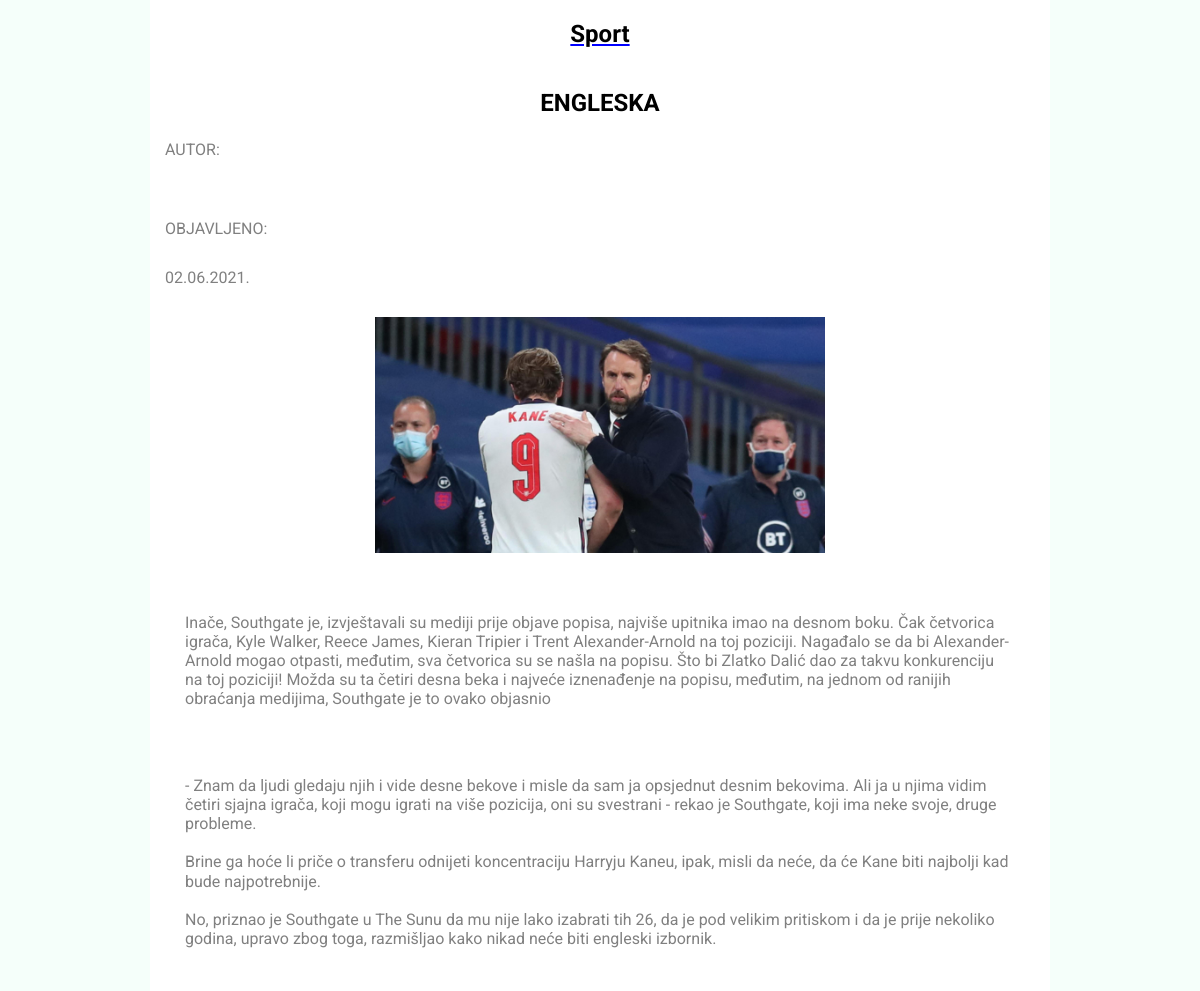
/clanak.php?id=17, run on the app's committed database.
### tables this page shows
CREATE TABLE `vijesti` (
  `id` int(11) NOT NULL,
  `datum` varchar(32) NOT NULL,
  `naslov` varchar(64) NOT NULL,
  `sazetak` text NOT NULL,
  `tekst` text NOT NULL,
  `slika` varchar(64) NOT NULL,
  `kategorija` varchar(64) NOT NULL,
  `arhiva` tinyint(1) NOT NULL
);

### clanak.php (the view, shortened to what this page needs)
<!DOCTYPE html>
<head>
        <link rel="stylesheet"  href="style.css">
    </head>
<body class="sbody">
	<?php
		include 'connect.php';
		$id = $_GET['id'];
		$query = "SELECT * FROM vijesti WHERE arhiva=0 AND id=$id LIMIT 1";
        $result = mysqli_query($dbc, $query);
		while($row = mysqli_fetch_array($result)){
			echo '<section  role="main" class="ispis">';
			echo '<div class="row">';
			echo '<h1 class="category">';
			echo $row['kategorija'];
			echo '</h1>';
			echo '<h1 class="title">';
			echo $row['naslov'];
			echo '</h1>';
			echo "<p>".'AUTOR: '."<p>";
			echo "<p>".'OBJAVLJENO: '."<p>";
			echo "<span>".$row['datum']."</span>";
			echo '</div>';
			echo '<div class="slika">';
			echo '<img src="' . UPLPATH . $row['slika'] . '"';
			echo '</div>';
			echo '<section class="about">';
			echo '<p>';
			echo nl2br($row['sazetak']);
			echo '</p>';
			echo '</section>';
			echo '<section class="sadrzaj">';
			echo '<p>';
			echo nl2br($row['tekst']);
			echo '</p>';
			echo '</section>';
			echo '</section>';
		}
	?>
</body>
</html>

### style.css (style rules this page uses)
* { margin: 0; padding: 0; box-sizing: border-box; list-style: none; }
h1 { text-transform: uppercase; padding-bottom: 20px; padding-top: 20px; color: white; }
p { padding:15px; color:gray; text-align: left; }
section { display:flex; flex-direction: row; margin: 30px 20px; text-align: left; background-color: white; }
.slika { width:100%; height:auto; }
.sbody { background-color:mintcream; font-family: "Roboto", sans-serif; line-height: 1.2; height:1000px; }
.category { color:black; text-decoration: underline; text-decoration-color:blue; text-transform: capitalize; font-weight: bold; text-align: center; }
.row { padding-bottom: 15px; }
.ispis { width: 75%; align-self: center; margin: 0 auto; display: flex; justify-content: center; flex-direction: column; flex-wrap: wrap; }
.title { padding-bottom: 7px; color:black; text-align: center; }
.slika img { padding-bottom: 15px; width:50%; max-height: 400px; display: block; margin-left: auto; margin-right: auto; }
.about { padding-bottom: 7px; }

### data on the page
vijesti: kategorija "Sport", naslov "ENGLESKA", datum "02.06.2021.", slika (picture), sazetak "Inače, Southgate je, izvještavali su mediji prije objave popisa, najviše upitnika imao na desnom boku. Čak četvorica igrača, Kyle Walker, Reece James, Kieran Tripier i Trent Alexander-Arnold na toj poziciji. Nagađalo se da bi Alexander-Arnold mogao otpasti, međutim, sva četvorica su se našla na popisu. Što bi Zlatko Dalić dao za takvu konkurenciju na toj poziciji! Možda su ta četiri desna beka i najveće iznenađenje na popisu, međutim, na jednom od ranijih obraćanja medijima, Southgate je to ovako objasnio", tekst "- Znam da ljudi gledaju njih i vide desne bekove i misle da sam ja opsjednut desnim bekovima. Ali ja u njima vidim četiri sjajna igrača, koji mogu igrati na više pozicija, oni su svestrani - rekao je Southgate, koji ima neke svoje, druge probleme. Brine ga hoće li priče o transferu odnijeti koncentraciju Harryju Kaneu, ipak, misli da neće, da će Kane biti najbolji kad bude najpotrebnije. No, priznao je Southgate u The Sunu da mu nije lako izabrati tih 26, da je pod velikim pritiskom i da je prije nekoliko godina, upravo zbog toga, razmišljao kako nikad neće biti engleski izbornik."
